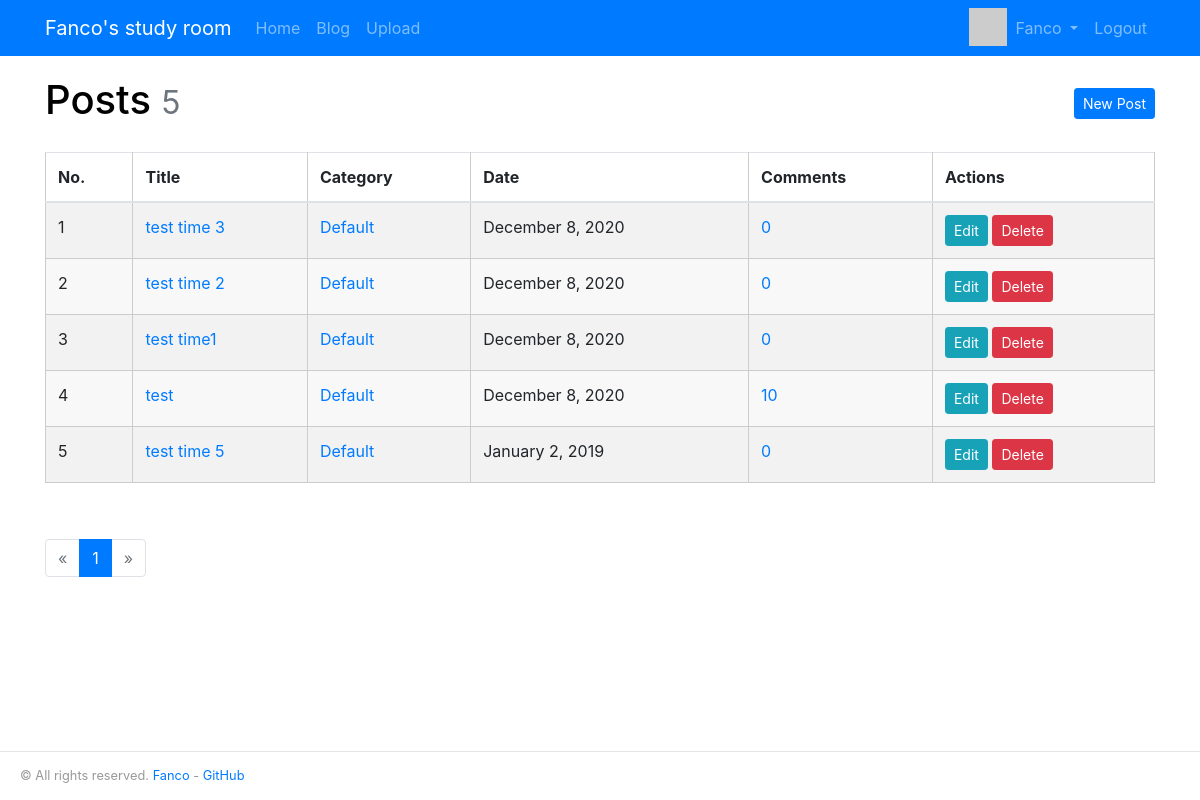
The page /manage/posts (signed in) on the database its author committed.
### Blog/models.py (models this page shows, shortened)
@whooshee.register_model('username')
class User(db.Model, UserMixin):
	__tablename__ = 'users'
	id = db.Column(db.Integer, primary_key=True)
	email = db.Column(db.String(64), unique=True, index=True)
	username = db.Column(db.String(20), unique=True, index=True)
	password_hash = db.Column(db.String(128))
	image = db.Column(db.String(128))
	create_at = db.Column(db.DateTime, default=datetime.utcnow)
	last_seen = db.Column(db.DateTime(), default=datetime.utcnow)
	role_id = db.Column(db.Integer, db.ForeignKey('roles.id'))
	comments = db.relationship('Comment', backref='author')
	@property
	def is_admin(self):
		return self.role.name == 'ADMIN'
	@property
	def password(self):
		raise AttributeError('password is not a readable attribute')
	def can(self, permission_name):
		permission = Permission.query.filter_by(name=permission_name).first()
		return permission is not None and self.role is not None and permission in self.role.permissions

@whooshee.register_model('title','body')
class Post(db.Model):
	__tablename__ = 'posts'
	id = db.Column(db.Integer, primary_key=True)
	title = db.Column(db.String(60))
	body = db.Column(db.Text)
	body_html = db.Column(db.Text)
	timestamp = db.Column(db.DateTime, default=datetime.utcnow, index=True)
	can_comment = db.Column(db.Boolean, default=True)
	category_id = db.Column(db.Integer, db.ForeignKey('categorys.id'))
	comments = db.relationship('Comment', backref='post', cascade='all, delete-orphan')

class Category(db.Model):
	__tablename__ = 'categorys'
	id = db.Column(db.Integer, primary_key=True)
	name = db.Column(db.String(30), unique=True)
	posts = db.relationship('Post', backref='category')

### Blog/blueprints/admin.py (the view)
@admin_bp.route('/posts')
def manage_post():
	page = request.args.get('page', 1, type=int)
	pagination = Post.query.order_by(Post.timestamp.desc()).paginate(
		page, per_page=current_app.config['BLOG_MANAGE_POST_PER_PAGE'])
	posts = pagination.items
	return render_template('admin/manage_post.html', page=page, pagination=pagination, posts=posts)

### Blog/__init__.py (called while the page is built)
def register_template_context(app):
    @app.context_processor
    def make_template_context():
        admin = User.query.filter_by(username='admin').first()
        categories = Category.query.order_by(Category.name).all()
        return dict(admin=admin, categories=categories)

### Blog/blueprints/admin.py (called while the page is built)
@admin_bp.before_request
@login_required
@permission_required('ADMINISTER')
def login_protect():
	pass

### Blog/extensions.py (called while the page is built)
@login_manager.user_loader
def load_user(user_id):
    from Blog.models import User
    user = User.query.get(int(user_id))
    return user

### Blog/utils.py (called while the page is built)
def permission_required(permission_name):
    def decorator(func):
        @wraps(func)
        def decorated_function(*args, **kwargs):
            if not current_user.can(permission_name):
                abort(403)
            return func(*args, **kwargs)
        return decorated_function
    return decorator

### Blog/templates/admin/manage_post.html (shortened to what this page needs)
{% extends 'base.html' %}
{% from 'bootstrap/pagination.html' import render_pagination %}
{% block content %}
<div class="page-header">
    <h1>Posts
        <small class="text-muted">{{ pagination.total }}</small>
        <span class="float-right"><a class="btn btn-primary btn-sm"
                                     href="{{ url_for('.new_post') }}">New Post</a></span>
    </h1>
</div>
{% if posts %}
<table class="table table-striped">
    <thead>
    <tr>
        <th>No.</th>
        <th>Title</th>
        <th>Category</th>
        <th>Date</th>
        <th>Comments</th>
        <th>Actions</th>
    </tr>
    </thead>
    {% for post in posts %}
    <tr>
        <td>{{ loop.index + ((page - 1) * config.BLOG_MANAGE_POST_PER_PAGE) }}</td>
        <td><a href="{{ url_for('blog.show_post', param=post.title) }}">{{ post.title }}</a></td>
        <td><a href="{{ url_for('blog.categories', category_id=post.category.id) }}">{{ post.category.name }}</a>
        </td>
        <td>{{ moment(post.timestamp).format('LL') }}</td>
        <td><a href="{{ url_for('blog.show_post', param=post.title) }}#comments">{{ post.comments|length }}</a></td>
        <td>
            <a class="btn btn-info btn-sm" href="{{ url_for('admin.get_post', param=post.title) }}">Edit</a>
            <form class="inline" method="post"
                  action="{{ url_for('admin.delete_post', param=post.title) }}">
                <button type="submit" class="btn btn-danger btn-sm" onclick="return confirm('Are you sure?');">Delete
                </button>
            </form>
        </td>
    </tr>
    {% endfor %}
</table>
<div class="page-footer">{{ render_pagination(pagination) }}</div>
{% else %}
<div class="tip"><h5>No posts.</h5></div>
{% endif %}
{% endblock %}

### Blog/templates/base.html (shortened to what this page needs)
<!doctype html>
{% from 'bootstrap/nav.html' import render_nav_item %}
<html lang="en">
<head>
    {% block head %}
        {% block styles %}
    <link rel="stylesheet" href="https://cdn.jsdelivr.net/npm/bootstrap@4.5.3/dist/css/bootstrap.min.css">
            <link rel="stylesheet" href="{{ url_for('static', filename='css/style.css') }}" type="text/css">
            <link rel="stylesheet" href="{{ url_for('static', filename='css/github.css') }}" type="text/css">
            <link rel="stylesheet" href="{{ url_for('static', filename='open-iconic/font/css/open-iconic-bootstrap.css') }}">
        {% endblock styles %}
    {% endblock head %}
</head>
<body>
{% block nav %}
    <nav class="navbar navbar-expand-lg navbar-dark bg-primary">
        <div class="container">
            <a class="navbar-brand" href="{{ url_for('index.index') }}">Fanco's study room</a>
            <div class="collapse navbar-collapse" id="navbarColor01">
                <ul class="navbar-nav mr-auto">
                    {{ render_nav_item('index.index', 'Home') }}
                    {{ render_nav_item('blog.blogs', 'Blog') }}
                    {% if current_user.is_admin %}
                        {{ render_nav_item('admin.upload', 'Upload') }}
                    {% endif %}
                </ul>
                <ul class="nav navbar-nav navbar-right">
                    {% if current_user.is_authenticated %}
                        <img class="img-display" width="38" height="38" src="{{ current_user.image }}">
                            <li class="nav-item dropdown">
                                <a href="#" class="nav-link dropdown-toggle" data-toggle="dropdown" role="button"
                                   aria-haspopup="true"
                                   aria-expanded="false">
                                    {{ current_user.username }}
                                </a>
                            </li>
                        {{ render_nav_item('auth.logout', 'Logout') }}
                    {% else %}
                        {{ render_nav_item('auth.login', 'Login') }}
                    {% endif %}
                </ul>
            </div>
        </div>
    </nav>
{% endblock nav %}
<main class="container main">
    {% block content %}{% endblock content %}
</main>
{% block footer %}
        <footer>
            <p class="float-left">
                <small> &copy; All rights reserved. <a href="http://fanco.ink" title="To my blog">Fanco</a> -
                    <a href="https://github.com/fancofang" title="Fork me on GitHub">GitHub</a>
                </small>
            </p>
        </footer>
{% endblock footer %}
</body>
</html>

### Blog/static/css/style.css (style rules this page uses)
html { overflow-y: scroll; }
:root { overflow-y: auto; overflow-x: hidden; }
:root body { position: absolute; }
body { width: 100vw; overflow: hidden; }
nav { margin-bottom: 20px; }
.inline { display: inline; }
.page-header { padding-bottom: 20px; }
.main { min-height:calc(100vh - 155px); }
footer { margin-top: 30px; padding: 10px 0 40px 20px; color: #999; border-top: 1px solid #e5e5e5; }
.page-footer { padding-top: 40px; }

### Blog/static/css/github.css (style rules this page uses)
h1 { color: black; }
table { padding: 0; }
table tr { border-top: 1px solid #cccccc; background-color: white; margin: 0; padding: 0; }
table tr:nth-child(2n) { background-color: #f8f8f8; }
table tr th { font-weight: bold; border: 1px solid #cccccc; text-align: left; margin: 0; padding: 6px 13px; }
table tr td { border: 1px solid #cccccc; text-align: left; margin: 0; padding: 6px 13px; }
table tr th :first-child, table tr td :first-child { margin-top: 0; }
table tr th :last-child, table tr td :last-child { margin-bottom: 0; }
img { max-width: 100%; }
span.float-right { display: block; margin-left: 13px; overflow: hidden; float: right; }

### rows shown on the page
User: username "Fanco"
Post: title "test time 3", category.name "Default", timestamp "December 8, 2020", comments|length "0"
Post: title "test time 2", category.name "Default", timestamp "December 8, 2020", comments|length "0"
Post: title "test time1", category.name "Default", timestamp "December 8, 2020", comments|length "0"
Post: title "test", category.name "Default", timestamp "December 8, 2020", comments|length "10"
Post: title "test time 5", category.name "Default", timestamp "January 2, 2019", comments|length "0"

### other values the page prints
{{ render_nav_item('index.index', 'Home') }} "Home"
{{ render_nav_item('blog.blogs', 'Blog') }} "Blog"
{{ render_nav_item('admin.upload', 'Upload') }} "Upload"
{{ render_nav_item('auth.logout', 'Logout') }} "Logout"
{{ pagination.total }} "5"
{{ render_pagination(pagination) }} "« 1 »"
